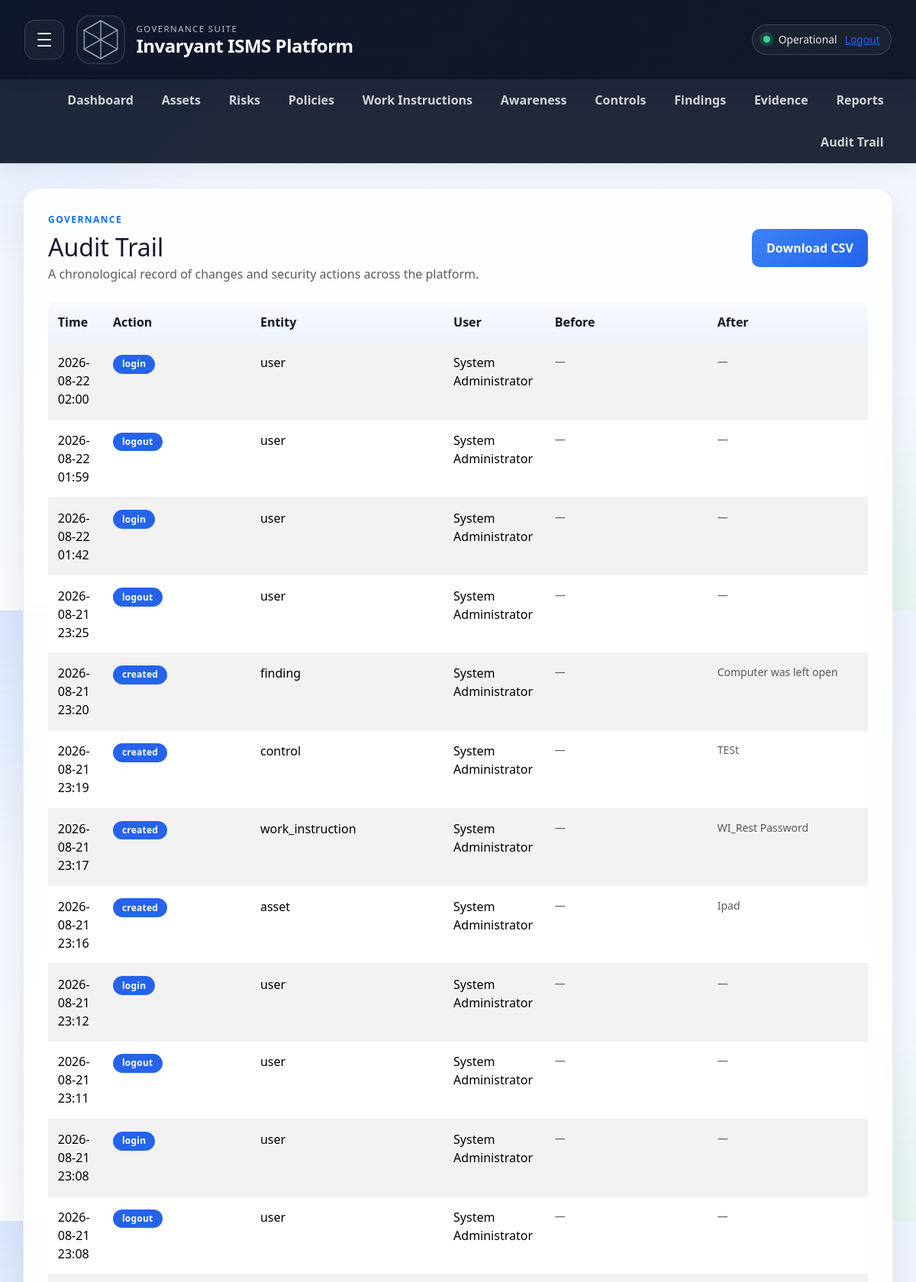
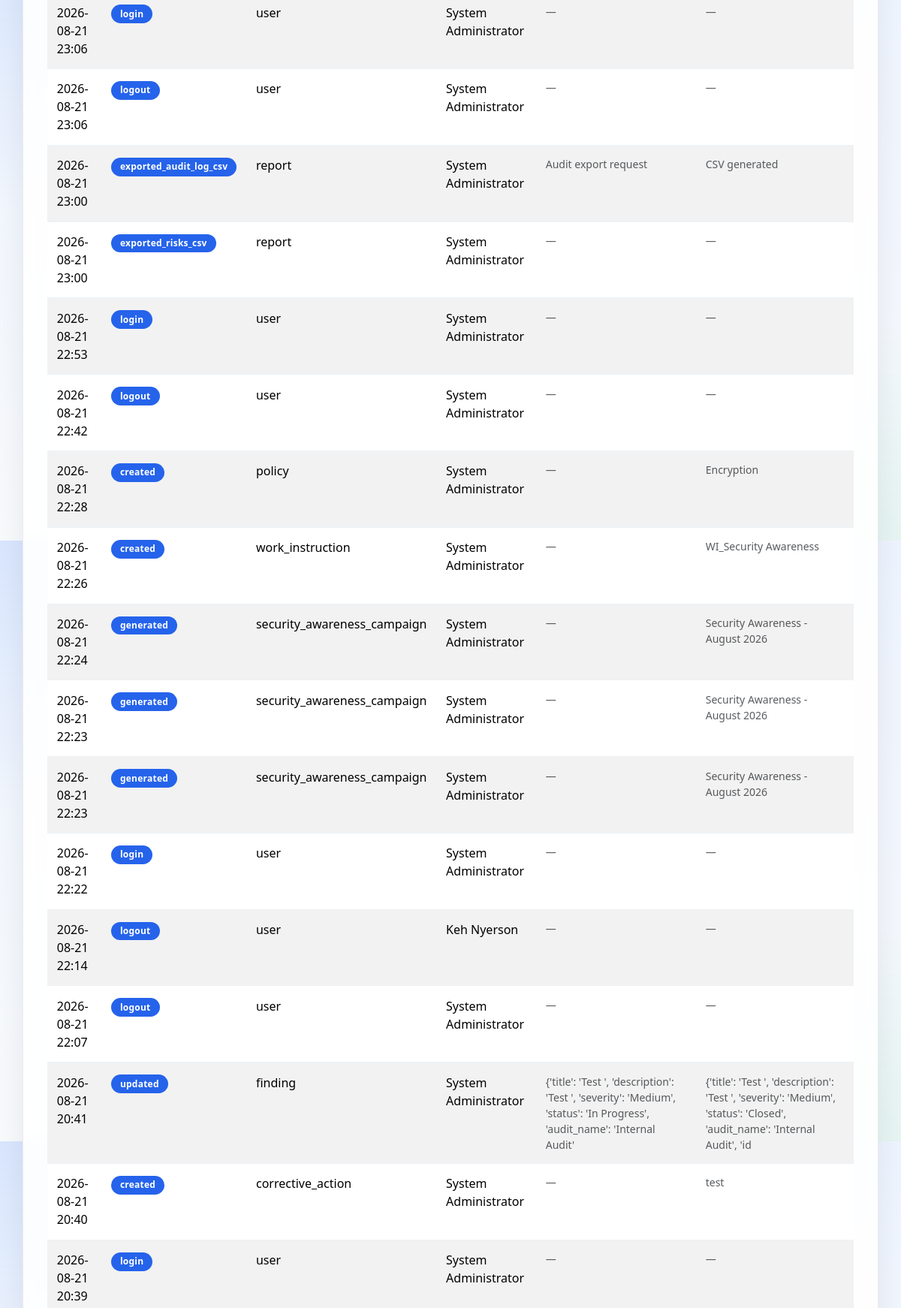
Screenshot of /audit-trail (signed in, upper part) with the database file from the repository (2 pictures, top to bottom).
### app/models.py (models this page shows, shortened)
class AuditEvent(db.Model):
    __tablename__ = 'audit_events'
    id = db.Column(db.Integer, primary_key=True)
    tenant_id = db.Column(db.Integer, db.ForeignKey('tenants.id'), nullable=False, default=1)
    user_id = db.Column(db.Integer, db.ForeignKey('users.id'), nullable=True)
    entity_type = db.Column(db.String(100), nullable=False)
    entity_id = db.Column(db.Integer, nullable=True)
    action = db.Column(db.String(100), nullable=False)
    before_value = db.Column(db.Text, nullable=True)
    after_value = db.Column(db.Text, nullable=True)
    ip_address = db.Column(db.String(64), nullable=True)
    signature_hash = db.Column(db.String(128), nullable=True)
    signed_change = db.Column(db.Text, nullable=True)
    created_at = db.Column(db.DateTime, default=datetime.utcnow)
    user = db.relationship('User', backref='audit_events')

class User(UserMixin, db.Model):
    __tablename__ = 'users'
    __table_args__ = (
        db.Index('ix_users_tenant_id', 'tenant_id'),
        db.Index('ix_users_role_id', 'role_id'),
        db.Index('ix_users_email', 'email'),
    )
    id = db.Column(db.Integer, primary_key=True)
    tenant_id = db.Column(db.Integer, db.ForeignKey('tenants.id'), nullable=False)
    email = db.Column(db.String(255), unique=True, nullable=False)
    password_hash = db.Column(db.String(255), nullable=False)
    full_name = db.Column(db.String(200), nullable=False)
    role_id = db.Column(db.Integer, db.ForeignKey('roles.id'), nullable=False)
    is_active = db.Column(db.Boolean, default=True)
    mfa_enabled = db.Column(db.Boolean, default=False)
    mfa_secret = db.Column(db.String(64), nullable=True)
    profile_photo_path = db.Column(db.String(500), nullable=True)
    created_at = db.Column(db.DateTime, default=datetime.utcnow)
    last_login_at = db.Column(db.DateTime, nullable=True)
    role = db.relationship('Role', backref='users')

### app/routes.py (the view)
@main.route('/audit-trail')
@login_required
@require_roles('admin', 'security_manager', 'auditor')
def audit_trail():
    events = AuditEvent.query.filter_by(tenant_id=current_user.tenant_id).order_by(AuditEvent.created_at.desc()).all()
    return render_template('audit_trail.html', events=events)

### app/routes.py (called while the page is built)
def user_has_role(user, *allowed_roles):
    if not user or not getattr(user, 'is_authenticated', False):
        return False
    role_name = user.role.name if user.role else 'user'
    return role_name in allowed_roles or role_name == 'admin'

def require_roles(*allowed_roles):
    def decorator(func):
        @wraps(func)
        @login_required
        def wrapped(*args, **kwargs):
            if not current_user.is_authenticated:
                flash('Please log in to continue.')
                return redirect(url_for('main.login'))
            if not user_has_role(current_user, *allowed_roles):
                flash('You do not have permission to access this page.')
                return redirect(url_for('main.index'))
            return func(*args, **kwargs)
        return wrapped
    return decorator

### app/templates/audit_trail.html (shortened to what this page needs)
{% extends "base.html" %}
{% block content %}
<div class="d-flex flex-column flex-lg-row justify-content-between align-items-lg-center mb-4 gap-3">
    <div>
        <p class="text-uppercase fw-bold text-primary mb-2" style="letter-spacing: 0.12em; font-size: 0.75rem;">Governance</p>
        <h2 class="mb-1">Audit Trail</h2>
        <p class="text-muted mb-0">A chronological record of changes and security actions across the platform.</p>
    </div>
    <a href="/reports/audit-log.csv" class="btn btn-primary">Download CSV</a>
</div>
{% if events %}
<div class="table-responsive">
    <table class="table table-striped align-middle">
        <thead>
            <tr>
                <th>Time</th>
                <th>Action</th>
                <th>Entity</th>
                <th>User</th>
                <th>Before</th>
                <th>After</th>
            </tr>
        </thead>
        <tbody>
            {% for event in events %}
            <tr>
                <td>{{ event.created_at.strftime('%Y-%m-%d %H:%M') }}</td>
                <td><span class="badge badge-primary" style="background: #2563eb;">{{ event.action }}</span></td>
                <td>{{ event.entity_type }}</td>
                <td>{{ event.user.full_name if event.user else 'System' }}</td>
                <td class="text-muted small">{{ event.before_value[:120] if event.before_value else '—' }}</td>
                <td class="text-muted small">{{ event.after_value[:120] if event.after_value else '—' }}</td>
            </tr>
            {% endfor %}
        </tbody>
    </table>
</div>
{% else %}
<div class="empty-state">
    <h5 class="mb-2">No audit events yet</h5>
    <p class="mb-0">Activity will appear here as users create and update records.</p>
</div>
{% endif %}
{% endblock %}

### app/static/style.css (style rules this page uses)
:root { --isms-navy: #0f172a; --isms-navy-soft: #1e293b; --isms-blue: #2563eb; --isms-accent: #3b82f6; --isms-danger: #ef4444; --isms-warning: #f59e0b; --isms-success: #10b981; --isms-bg: #f4f7fb; --isms-panel: rgba(255, 255, 255, 0.88); --isms-border: rgba(15, 23, 42, 0.08); --isms-text: #1f2937; --isms-muted: #64748b; --isms-shadow: 0 18px 40px rgba(15, 23, 42, 0.08); }
* { margin: 0; padding: 0; box-sizing: border-box; }
body { background: radial-gradient(circle at top left, rgba(59, 130, 246, 0.12), transparent 25%), radial-gradient(circle at bottom right, rgba(16, 185, 129, 0.08), transparent 20%), linear-gradient(180deg, #eef4ff 0%, #f8fafc 100%); font-family: 'Segoe UI', Roboto, -apple-system, sans-serif; color: var(--isms-text); line-height: 1.5; }
h1, h2, h3, h4, h5, h6 { color: var(--isms-navy); margin-bottom: 0.75rem; }
p { margin-bottom: 1rem; }
a { color: var(--isms-blue); }
.table { width: 100%; border-collapse: collapse; background-color: white; border-radius: 12px; overflow: hidden; }
.table th, .table td { padding: 0.9rem 0.8rem; border-bottom: 1px solid #edf2f7; text-align: left; vertical-align: top; }
.table thead th { background: linear-gradient(180deg, #f8fafc, #eef2ff); color: var(--isms-navy); font-weight: 700; }
.badge { display: inline-block; padding: 0.4rem 0.75rem; border-radius: 999px; color: white; font-weight: 700; font-size: 0.75rem; letter-spacing: 0.02em; }
button.primary, .btn-primary, .btn-success, .btn-warning, .btn-danger, .btn-secondary { display: inline-block; border: none; border-radius: 10px; text-decoration: none; padding: 0.8rem 1.2rem; font-weight: 700; cursor: pointer; transition: transform 0.15s ease, opacity 0.2s ease; }
.btn-primary { background: linear-gradient(135deg, #3b82f6, #2563eb); color: white; }

### rows the page displays
AuditEvent: created_at "2026-08-22 02:00", action "login", entity_type "user", user "System Administrator", before_value "—", after_value "—"
AuditEvent: created_at "2026-08-22 01:59", action "logout", entity_type "user", user "System Administrator", before_value "—", after_value "—"
AuditEvent: created_at "2026-08-22 01:42", action "login", entity_type "user", user "System Administrator", before_value "—", after_value "—"
AuditEvent: created_at "2026-08-21 23:25", action "logout", entity_type "user", user "System Administrator", before_value "—", after_value "—"
AuditEvent: created_at "2026-08-21 23:20", action "created", entity_type "finding", user "System Administrator", before_value "—", after_value "Computer was left open"
AuditEvent: created_at "2026-08-21 23:19", action "created", entity_type "control", user "System Administrator", before_value "—", after_value "TESt"
AuditEvent: created_at "2026-08-21 23:17", action "created", entity_type "work_instruction", user "System Administrator", before_value "—", after_value "WI_Rest Password"
AuditEvent: created_at "2026-08-21 23:16", action "created", entity_type "asset", user "System Administrator", before_value "—", after_value "Ipad"
AuditEvent: created_at "2026-08-21 23:12", action "login", entity_type "user", user "System Administrator", before_value "—", after_value "—"
AuditEvent: created_at "2026-08-21 23:11", action "logout", entity_type "user", user "System Administrator", before_value "—", after_value "—"
AuditEvent: created_at "2026-08-21 23:08", action "login", entity_type "user", user "System Administrator", before_value "—", after_value "—"
AuditEvent: created_at "2026-08-21 23:08", action "logout", entity_type "user", user "System Administrator", before_value "—", after_value "—"
AuditEvent: created_at "2026-08-21 23:06", action "login", entity_type "user", user "System Administrator", before_value "—", after_value "—"
AuditEvent: created_at "2026-08-21 23:06", action "logout", entity_type "user", user "System Administrator", before_value "—", after_value "—"
AuditEvent: created_at "2026-08-21 23:00", action "exported_audit_log_csv", entity_type "report", user "System Administrator", before_value "Audit export request", after_value "CSV generated"
AuditEvent: created_at "2026-08-21 23:00", action "exported_risks_csv", entity_type "report", user "System Administrator", before_value "—", after_value "—"
AuditEvent: created_at "2026-08-21 22:53", action "login", entity_type "user", user "System Administrator", before_value "—", after_value "—"
AuditEvent: created_at "2026-08-21 22:42", action "logout", entity_type "user", user "System Administrator", before_value "—", after_value "—"
AuditEvent: created_at "2026-08-21 22:28", action "created", entity_type "policy", user "System Administrator", before_value "—", after_value "Encryption"
AuditEvent: created_at "2026-08-21 22:26", action "created", entity_type "work_instruction", user "System Administrator", before_value "—", after_value "WI_Security Awareness"
AuditEvent: created_at "2026-08-21 22:24", action "generated", entity_type "security_awareness_campaign", user "System Administrator", before_value "—", after_value "Security Awareness - August 2026"
AuditEvent: created_at "2026-08-21 22:23", action "generated", entity_type "security_awareness_campaign", user "System Administrator", before_value "—", after_value "Security Awareness - August 2026"
AuditEvent: created_at "2026-08-21 22:23", action "generated", entity_type "security_awareness_campaign", user "System Administrator", before_value "—", after_value "Security Awareness - August 2026"
AuditEvent: created_at "2026-08-21 22:22", action "login", entity_type "user", user "System Administrator", before_value "—", after_value "—"
AuditEvent: created_at "2026-08-21 22:14", action "logout", entity_type "user", user "Keh Nyerson", before_value "—", after_value "—"
AuditEvent: created_at "2026-08-21 22:07", action "logout", entity_type "user", user "System Administrator", before_value "—", after_value "—"
AuditEvent: created_at "2026-08-21 20:41", action "updated", entity_type "finding", user "System Administrator", before_value "{'title': 'Test ', 'description': 'Test ', 'severity': 'Medium', 'status': 'In Progress', 'audit_name': 'Internal Audit'", after_value "{'title': 'Test ', 'description': 'Test ', 'severity': 'Medium', 'status': 'Closed', 'audit_name': 'Internal Audit', 'id"
AuditEvent: created_at "2026-08-21 20:40", action "created", entity_type "corrective_action", user "System Administrator", before_value "—", after_value "test"
AuditEvent: created_at "2026-08-21 20:39", action "login", entity_type "user", user "System Administrator", before_value "—", after_value "—"
